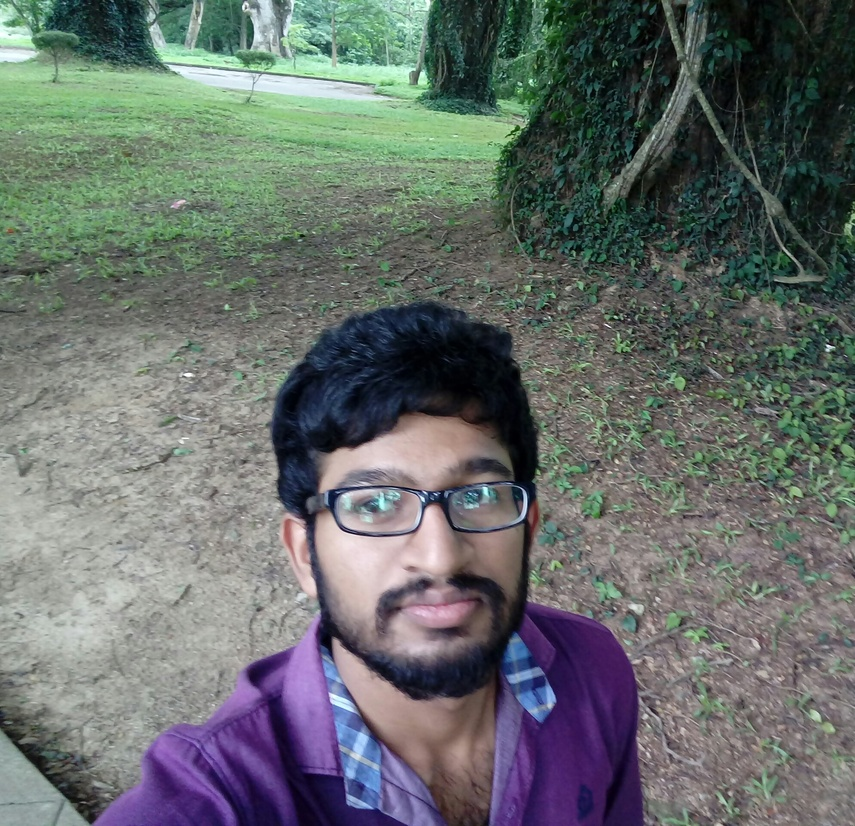
#> input picture pra.jpg, 855 x 826 px, shrunk from 1988 x 1920 before the run
$ python thresholding.py
#> lines starting #> are read from the running program, lines starting #| are printed output that depends on the picture; after the words box and inside, x2 and y2 are one past the last pixel; in counts of white or black regions, pixels touching at a corner belong together
import cv2
import numpy

img =cv2.imread('pra.jpg',0)
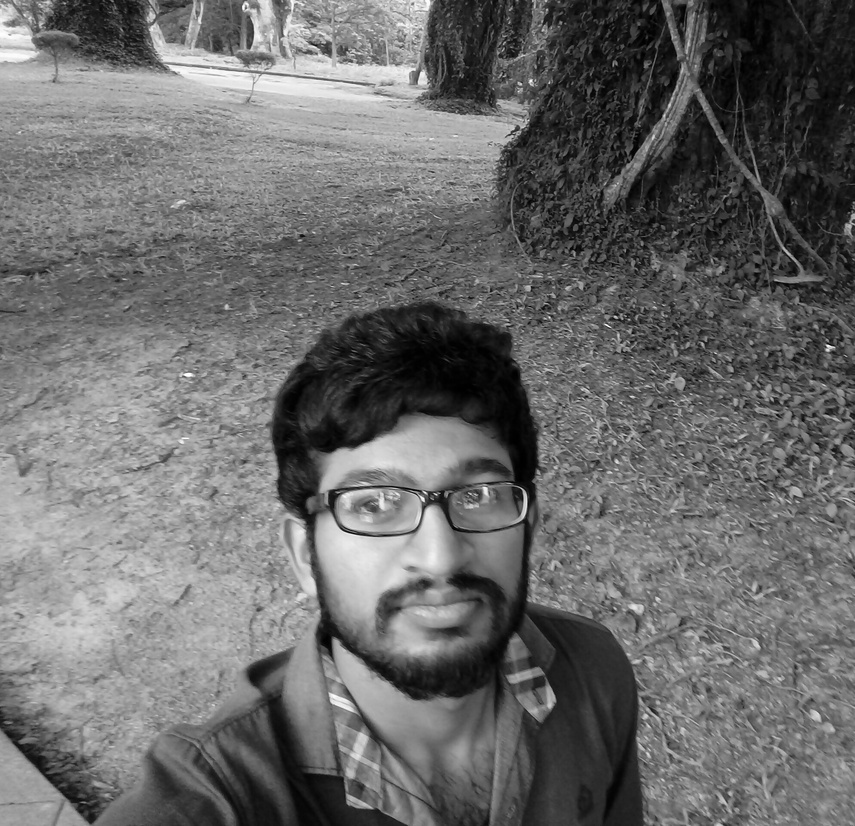
#> img: shape (826, 855); min 0, max 255, mean 106.9

threshold_value=95
(T_value,binary_threshold)=cv2.threshold(img,threshold_value,255,cv2.THRESH_BINARY)
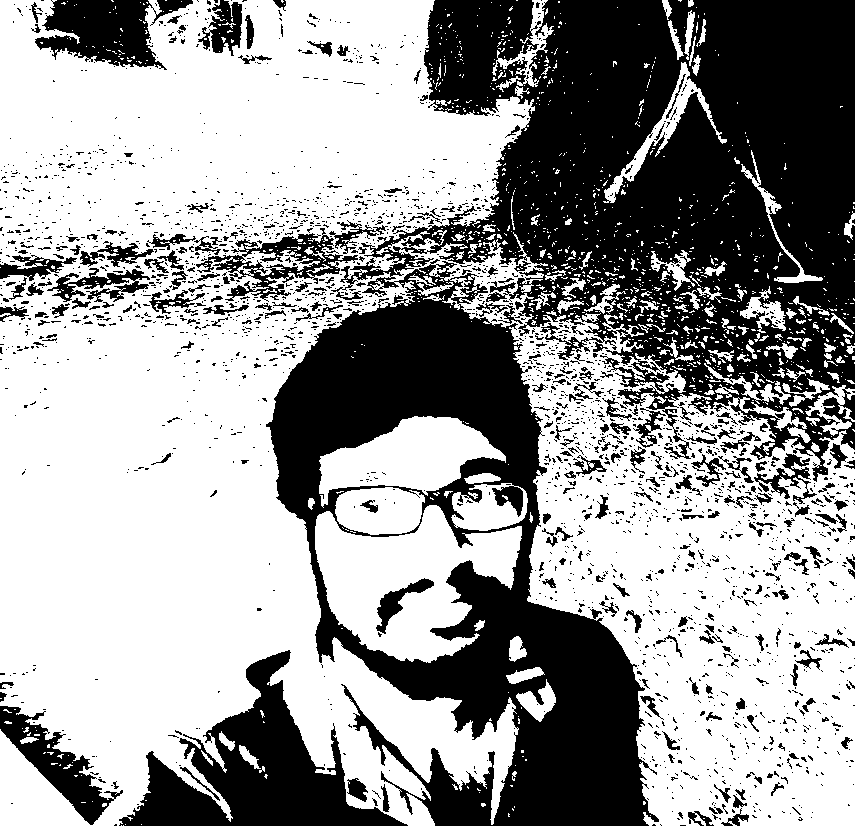
#> binary_threshold: shape (826, 855); 60.8% white; 2494 black regions (2213 under 20 px), largest, box (x1, y1, x2, y2) and area: (266, 0, 855, 826) 212400, (119, 650, 408, 826) 18774, (35, 0, 193, 70) 6220
#> T_value = 95

cv2.imshow('BINARY',binary_threshold)
cv2.waitKey(0)
cv2.destroyAllWindows()

$ run again, with ronal.jpg copied over pra.jpg
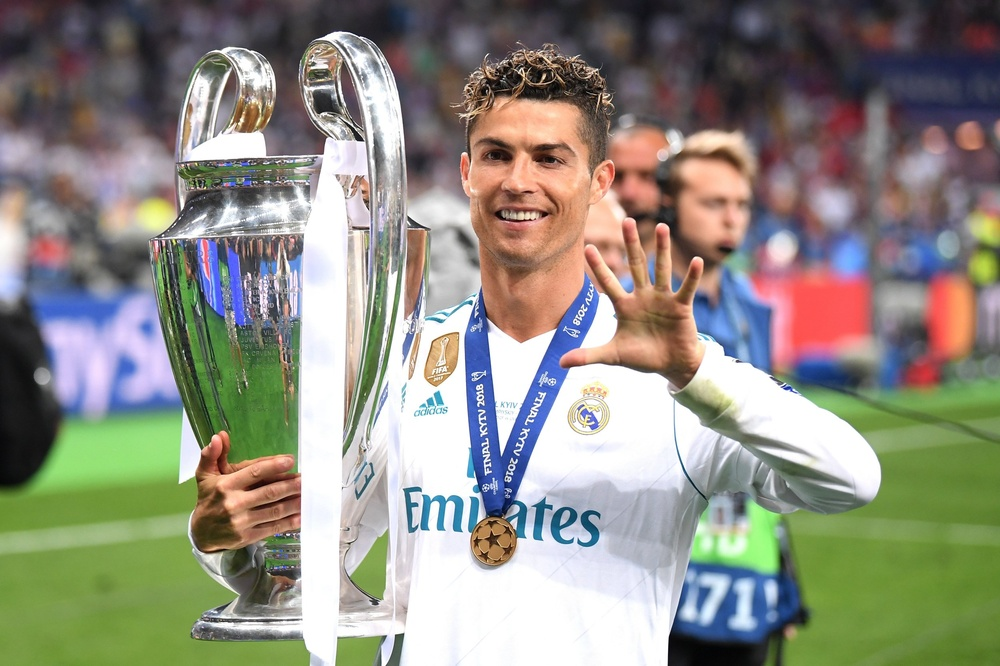
#> input picture ronal.jpg, 1000 x 666 px, shrunk from 2500 x 1666 before the run
#> `img =cv2.imread('pra.jpg',0)`:
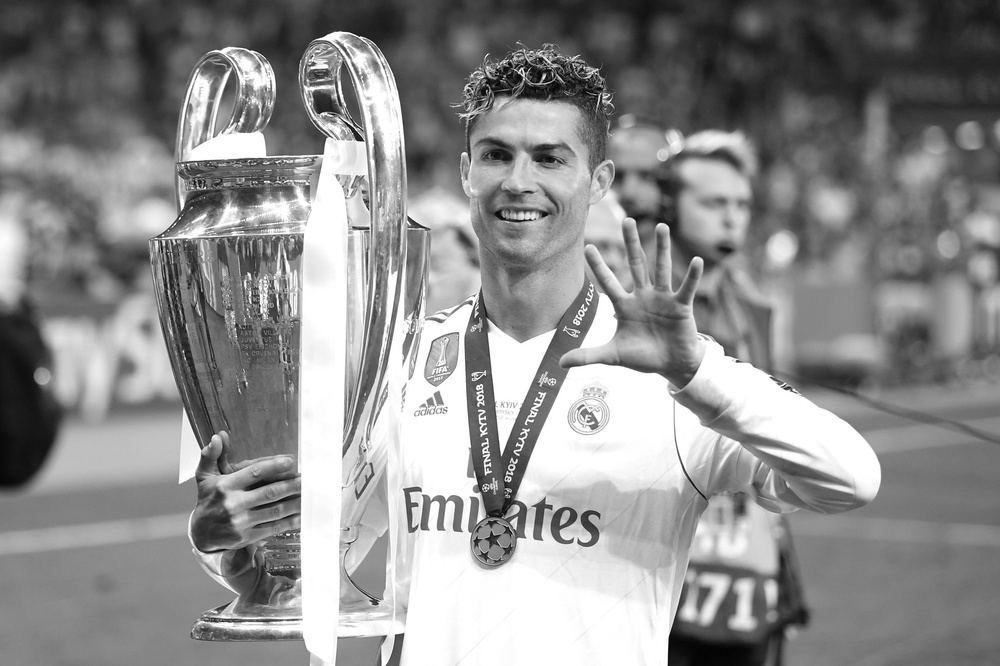
#> img: shape (666, 1000); min 0, max 255, mean 140.9
#> `(T_value,binary_threshold)=cv2.threshold(img,threshold_value,255,cv2.T..`:
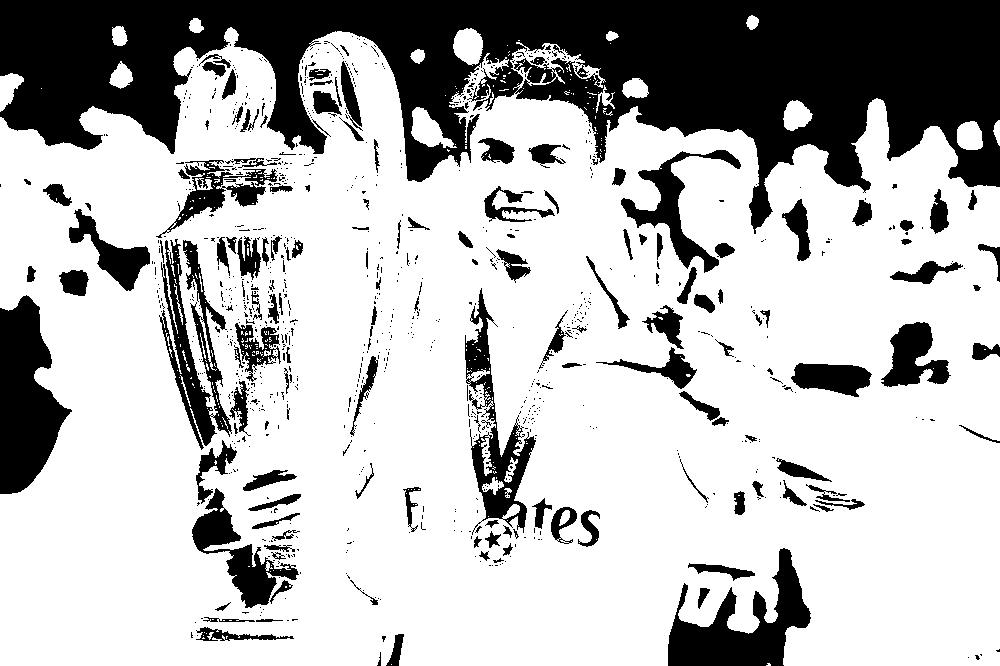
#> binary_threshold: shape (666, 1000); 72.4% white; 969 black regions (814 under 20 px), largest, box (x1, y1, x2, y2) and area: (0, 0, 1000, 234) 112917, (0, 295, 72, 494) 8912, (668, 548, 811, 666) 7345
#> T_value = 95

$ run again, with ronal2.jpg copied over pra.jpg
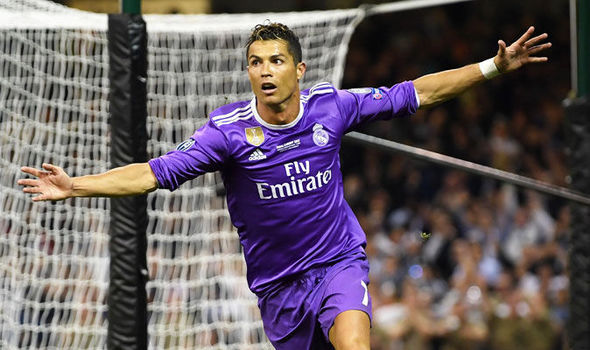
#> input picture ronal2.jpg, 590 x 350 px
#> `img =cv2.imread('pra.jpg',0)`:
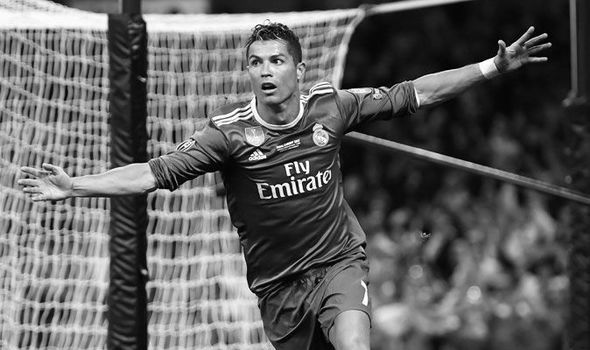
#> img: shape (350, 590); min 0, max 255, mean 97.1
#> `(T_value,binary_threshold)=cv2.threshold(img,threshold_value,255,cv2.T..`:
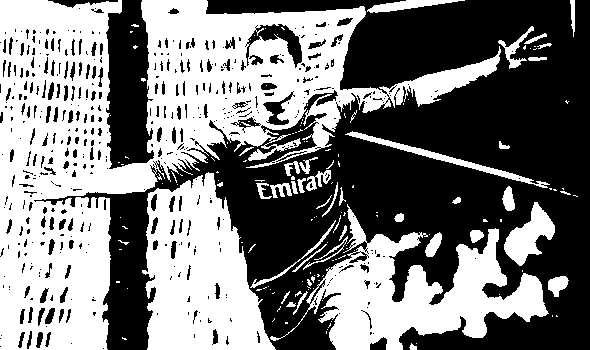
#> binary_threshold: shape (350, 590); 48.2% white; 160 white regions (118 under 20 px), largest, box (x1, y1, x2, y2) and area: (0, 0, 501, 350) 61643, (142, 172, 276, 350) 15367, (270, 204, 549, 350) 15127
#> T_value = 95
